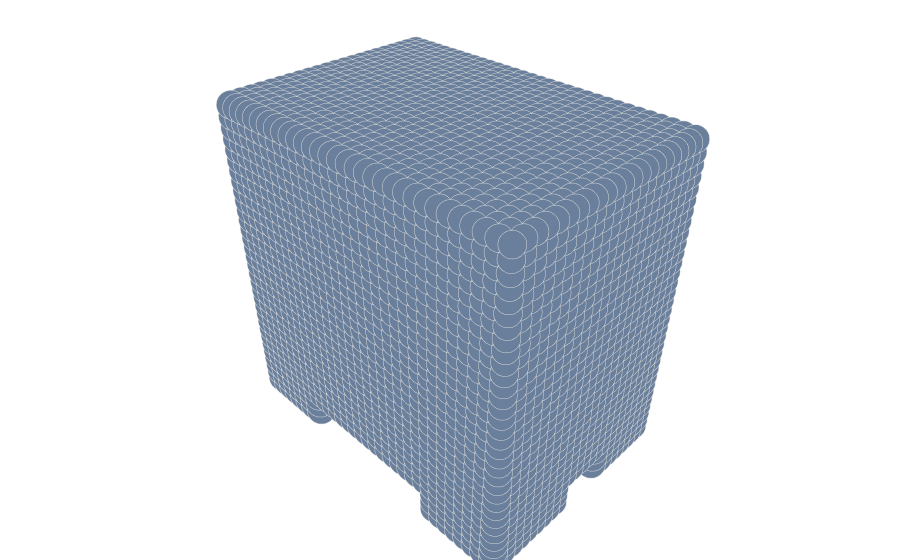

The notebook cell saved with this chart:
### Code cell
modelnet10 = np.load('ModelNet10/voxels.npy',allow_pickle=True).item()
idx = random.choice(range(len(modelnet10['train']['labels'])))
print(modelnet10['train']['labels'][idx])
plot_vol(modelnet10['train']['data'][idx])

### Figure 1 — Plotly figure (JSON) as saved in the notebook; plotly's stock layout.template omitted (floating-point values rounded to 4 significant figures; data arrays with more than 128 entries replaced by an {"elided": "..."} marker saying what was removed)
{"data": [{"marker": {"color": "rgb(105, 127, 155)", "line": {"color": "rgba(217, 217, 217, 1)", "width": 0.5}, "opacity": 1, "size": 10}, "mode": "markers", "type": "scatter3d", "x": {"elided": "5210 int values"}, "y": {"elided": "5210 int values"}, "z": {"elided": "5210 int values"}}], "layout": {"autosize": true, "margin": {"b": 0, "l": 0, "r": 0, "t": 0}, "scene": {"aspectmode": "auto", "aspectratio": {"x": 0.7713, "y": 1.139, "z": 1.139}, "xaxis": {"type": "linear", "visible": false}, "yaxis": {"type": "linear", "visible": false}, "zaxis": {"type": "linear", "visible": false}}}}
